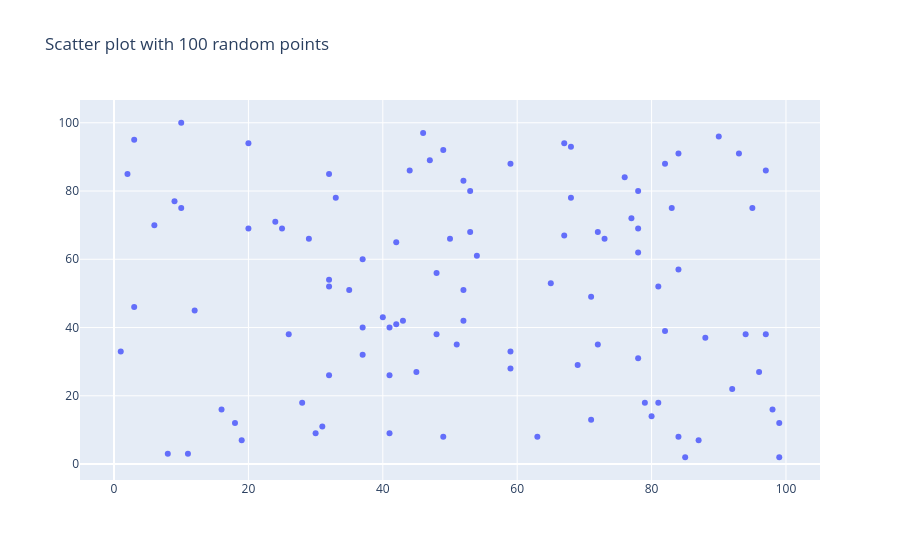

The notebook cell saved with this chart:
### Code cell
# Scatter plot for random 1000 x and y coordinates
import random
import plotly.graph_objects as go
x = [random.randint(1,100) for i in range(100)]
y = [random.randint(1,100) for i in range(100)]
# go.Figure() creates an empty graph container.
fig = go.Figure()
# add_trace() is used to add data (graph) to the figure.
fig.add_trace(go.Scatter(
    x=x,
    y=y,
    mode='markers',
    name='Random Points'
))
fig.update_layout(title='Scatter plot with 100 random points')
fig.show()

### Figure 1 — Plotly figure (JSON) as saved in the notebook; plotly's stock layout.template omitted (floating-point values rounded to 4 significant figures)
{"data": [{"mode": "markers", "name": "Random Points", "type": "scatter", "x": [41, 99, 48, 96, 25, 72, 47, 78, 97, 71, 71, 59, 35, 50, 53, 16, 73, 82, 97, 42, 53, 68, 94, 92, 32, 95, 30, 65, 52, 43, 37, 99, 76, 82, 3, 6, 79, 49, 44, 87, 52, 67, 78, 41, 59, 69, 54, 32, 28, 90, 78, 80, 33, 19, 42, 72, 83, 8, 84, 3, 51, 31, 46, 48, 12, 98, 1, 20, 11, 32, 10, 45, 85, 84, 84, 52, 20, 26, 67, 9, 68, 41, 49, 81, 81, 29, 63, 77, 2, 18, 78, 59, 40, 93, 24, 37, 88, 10, 37, 32], "y": [40, 12, 38, 27, 69, 68, 89, 31, 86, 13, 49, 28, 51, 66, 80, 16, 66, 39, 38, 41, 68, 93, 38, 22, 85, 75, 9, 53, 83, 42, 40, 2, 84, 88, 95, 70, 18, 8, 86, 7, 42, 94, 62, 9, 33, 29, 61, 26, 18, 96, 69, 14, 78, 7, 65, 35, 75, 3, 57, 46, 35, 11, 97, 56, 45, 16, 33, 69, 3, 54, 75, 27, 2, 8, 91, 51, 94, 38, 67, 77, 78, 26, 92, 18, 52, 66, 8, 72, 85, 12, 80, 88, 43, 91, 71, 32, 37, 100, 60, 52]}], "layout": {"title": {"text": "Scatter plot with 100 random points"}}}
